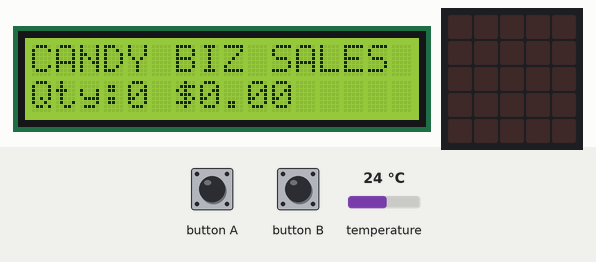
Recording of a program running on a simulated BBC micro:bit running MicroPython. Parts: 16×2 character LCD, the board's 5×5 LED display. The test bench sets the inputs (shaded band); at power-on: temperature 24 °C. The 48×5 strip is a reading aid, not a part: it shows the text the display is scrolling, unrolled, one strip-width of it at a time.

Above: at 7.1 s.
7.2 s: button A pressed for 0.15 s
At 9.2 s:
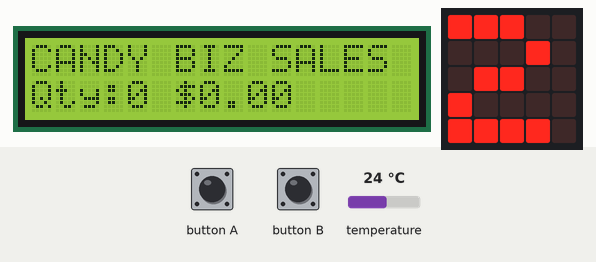
10.3 s: temperature set to 33 °C
At 11.0 s:
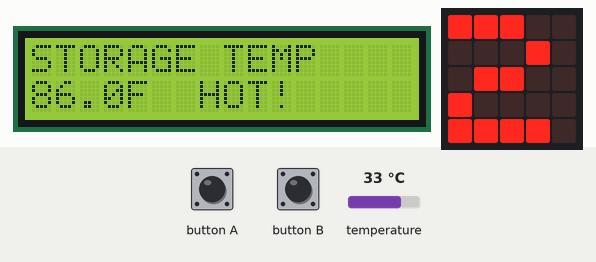
13.3 s: button A pressed for 1 s
At 17.2 s:
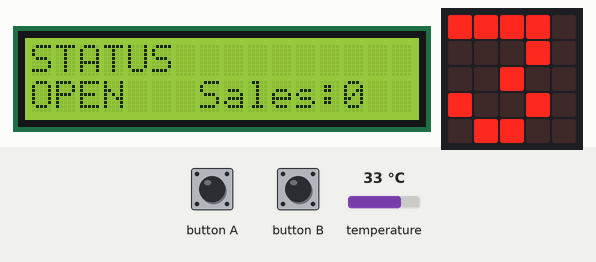
17.3 s: button B pressed for 0.15 s
At 19.7 s:
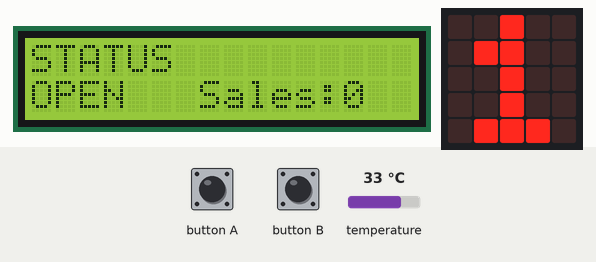
20.4 s: button B pressed for 1 s
At 23.66 s:
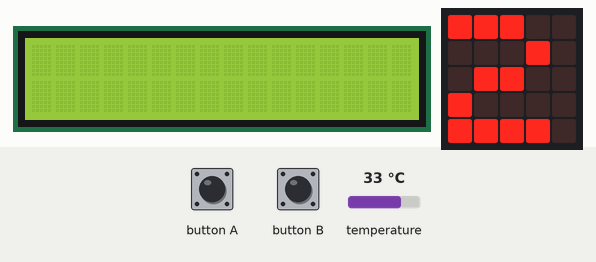
24.4 s: button A pressed for 3.2 s
At 29.6 s:
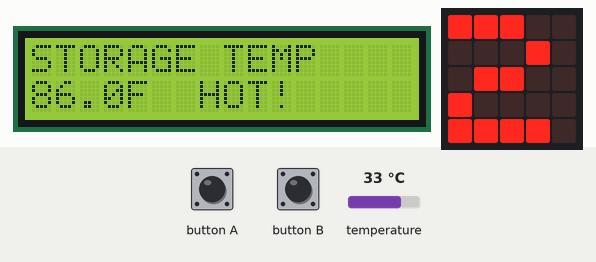

The program:

candy_display.py
```python
from microbit import *

# ============================================================
# Project 6: LCD Business Display
# Ricardo's Summer Builder Program
# ============================================================
# LCD (I2C) wiring:
#   VCC → 3V
#   GND → GND
#   SDA → Pin 20
#   SCL → Pin 19
#
# Press A → cycle screens (Sales / Temp / Status)
# Press B → add a sale quickly
# ============================================================

LCD_ADDR = 0x27       # Try 0x3F if display is blank
ENABLE_BIT = 0b00000100
BACKLIGHT = 0b00001000
LCD_CMD = 0
LCD_DATA = 1

CALIBRATION = -3      # Adjust based on your thermometer comparison
PRICE = 0.50          # Price per candy — change to your real price


def lcd_strobe(data):
    i2c.write(LCD_ADDR, bytes([data | ENABLE_BIT | BACKLIGHT]))
    sleep(1)
    i2c.write(LCD_ADDR, bytes([(data & ~ENABLE_BIT) | BACKLIGHT]))
    sleep(1)


def lcd_write_four_bits(data):
    i2c.write(LCD_ADDR, bytes([data | BACKLIGHT]))
    lcd_strobe(data)


def lcd_write(cmd, mode=LCD_CMD):
    lcd_write_four_bits(mode | (cmd & 0xF0))
    lcd_write_four_bits(mode | ((cmd << 4) & 0xF0))


def lcd_init():
    sleep(50)
    lcd_write_four_bits(0x30)
    sleep(5)
    lcd_write_four_bits(0x30)
    sleep(1)
    lcd_write_four_bits(0x30)
    sleep(1)
    lcd_write_four_bits(0x20)
    sleep(1)
    lcd_write(0x28)
    lcd_write(0x0C)
    lcd_write(0x06)
    lcd_write(0x01)
    sleep(5)


def lcd_clear():
    lcd_write(0x01)
    sleep(5)


def lcd_set_cursor(row, col):
    offsets = [0x00, 0x40]
    lcd_write(0x80 | (col + offsets[row]))


def lcd_print(text):
    for char in text:
        lcd_write(ord(char), LCD_DATA)


def lcd_show(line1, line2=""):
    lcd_clear()
    lcd_set_cursor(0, 0)
    lcd_print(line1[:16].ljust(16))
    if line2:
        lcd_set_cursor(1, 0)
        lcd_print(line2[:16].ljust(16))


def get_temp_f():
    return round(((temperature() + CALIBRATION) * 9 / 5) + 32, 1)


def show_screen(screen, sales, is_open):
    if screen == 0:
        revenue = round(sales * PRICE, 2)
        lcd_show("CANDY BIZ SALES", "Qty:{} ${:.2f}".format(sales, revenue))
    elif screen == 1:
        temp = get_temp_f()
        temp_status = "OK" if temp < 84 else "HOT!"
        lcd_show("STORAGE TEMP", "{:.1f}F  {}".format(temp, temp_status))
    elif screen == 2:
        biz_status = "OPEN  " if is_open else "CLOSED"
        lcd_show("STATUS", biz_status + " Sales:" + str(sales))


# --- Init ---
lcd_init()
lcd_show("CANDY BIZ v1.0", "Starting up...")
sleep(1500)
display.scroll("LCD READY", delay=80)

sales = 0
is_open = True
screen = 0

while True:
    show_screen(screen, sales, is_open)

    if button_a.was_pressed():
        screen = (screen + 1) % 3
        display.show(str(screen + 1))

    if button_b.was_pressed():
        sales += 1
        screen = 0
        display.show(str(sales) if sales < 10 else Image.YES)

    sleep(2000)
```

Measured:
- after the input at 7.2 s, the display: first differs from a run without the input after 1.1 s (image 1)
- after the input at 10.3 s, the display: first differs from a run without the input after 0.23 s (image 2)
- after the input at 13.3 s, the display: first differs from a run without the input after 1.6 s (image 3 shows a later state)
- after the input at 24.4 s, the display: first differs from a run without the input after 3.8 s (image 6)
- what the display in image 2 shows lasts 2.0 s, from 10.5 s to 12.5 s
